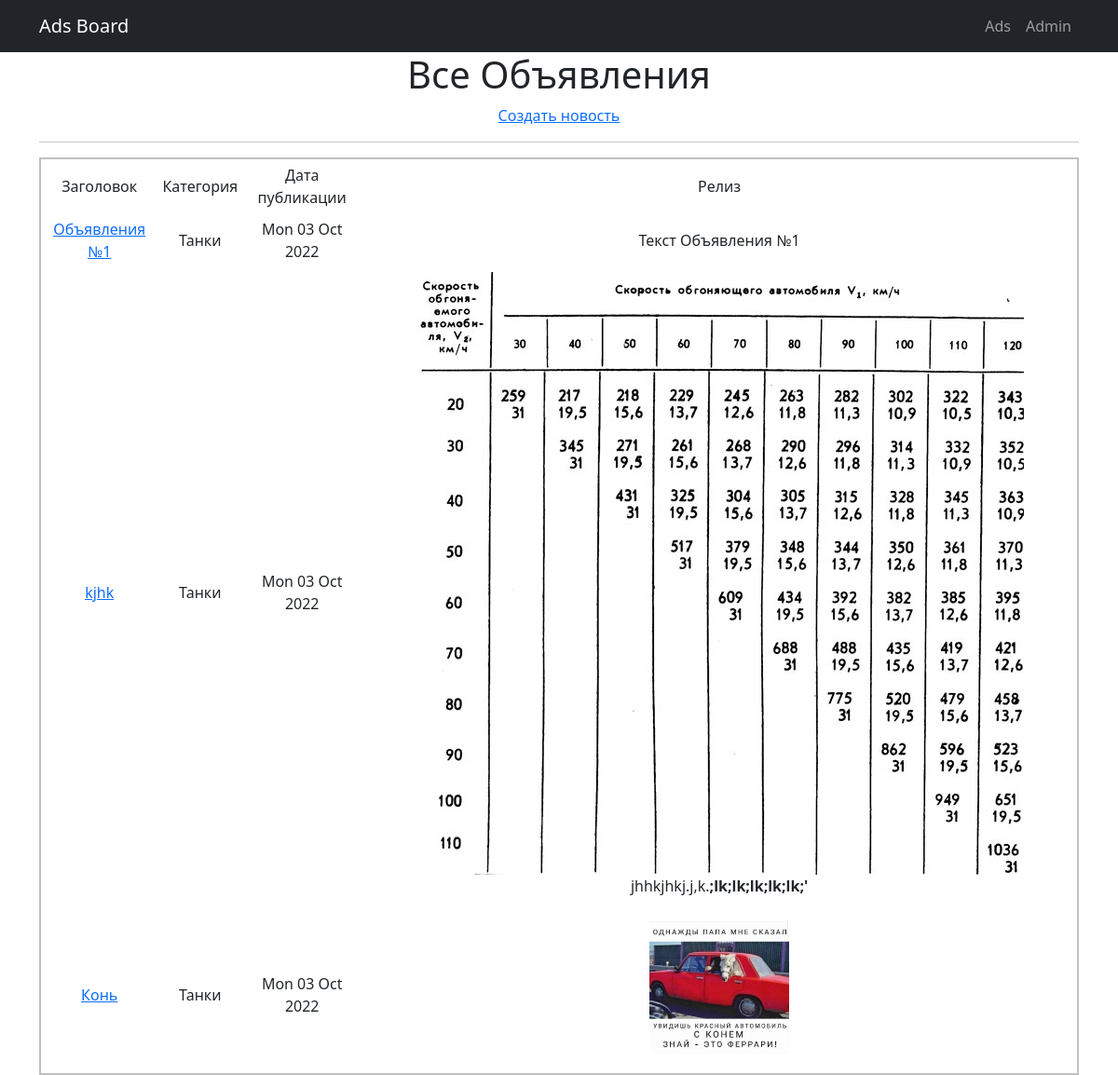
Page /ads/ on the earlier database version.
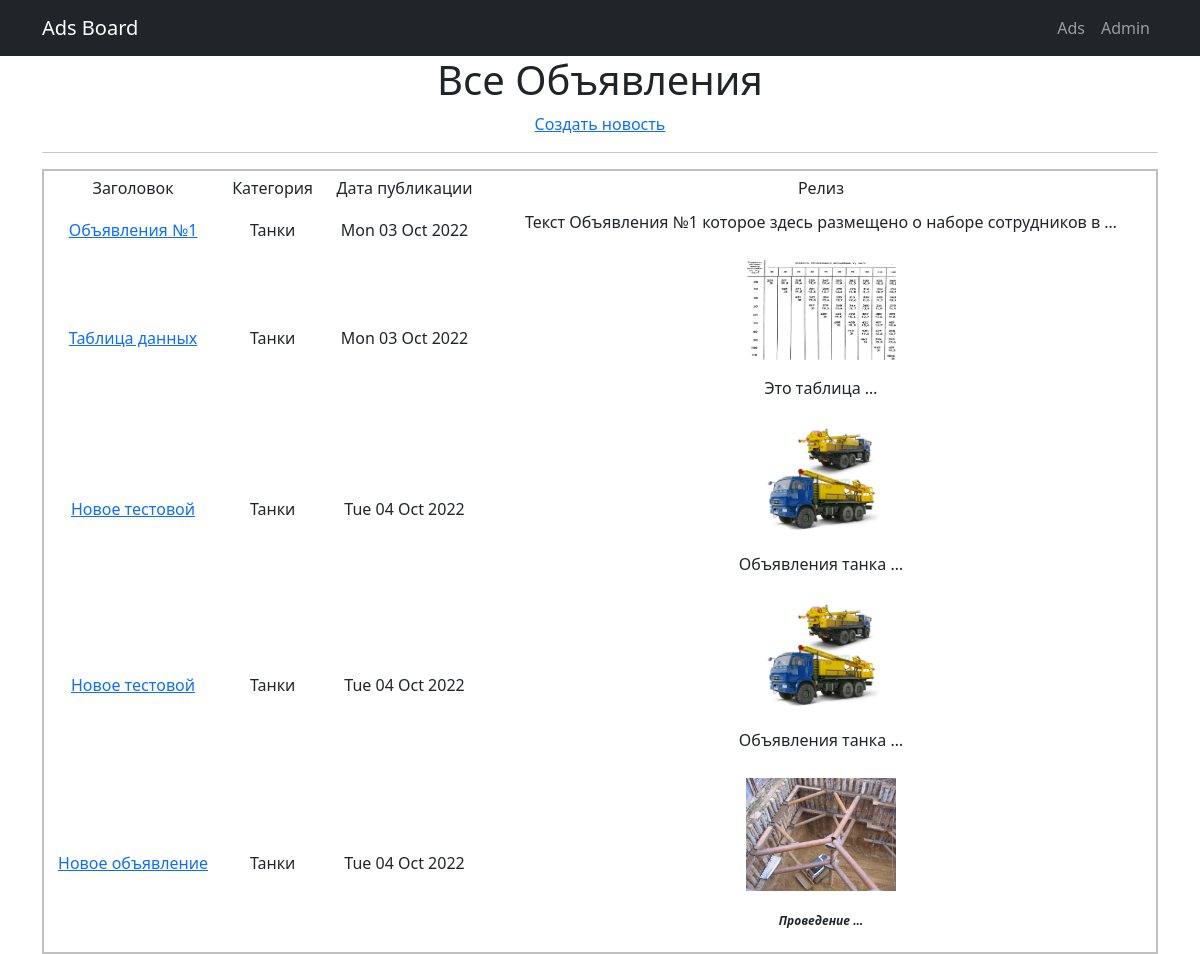
Same page on the later database version.
### ad_board/models.py (models this page shows, shortened)
class Ad(models.Model):
    author = models.ForeignKey(User, on_delete=models.CASCADE)              # поле автор со связью 1 to many c моделью User
    dateCreation = models.DateTimeField(auto_now_add=True)                  # поле даты создание с функцией автоматического добавления
    adsCategory = models.ForeignKey(Category, on_delete=models.CASCADE)     # поле автор со связью 1 to many c моделью Category
    title = models.CharField(max_length=128)                               # поле заголовок с ограничением 128 символов
    content = RichTextUploadingField(config_name='default')

class Category(models.Model):
    name = models.CharField(max_length=64, unique=True)
    def __str__(self):
        return self.name

### ad_board/views.py (the view)
# urls.py: path('', AdsList.as_view()),
class AdsList(ListView):
    model = Ad
    template_name = 'ad_list.html'
    context_object_name = 'ad_list'
    paginate_by = 10

### templates/ad_list.html (shortened to what this page needs)
{% extends 'flatpages/default.html' %}
{% block content %}
   <h1>Все Объявления </h1>
   <a href="create/">  Создать новость  </a>
   <hr>
   {% if ad_list %}
       <table align="center" cellpadding="5" bordercolor="silver" rules="cols"  border="2" width="100%">
           <tr >
               <td>Заголовок</td>
               <td>Категория</td>
               <td>Дата публикации</td>
               <td>Релиз</td>
           </tr>
           {% for ad in ad_list %}
           <tr>
               <td>
                   <a href="{{ad.id}}">{{ ad.title }}</a>
               </td>
               <td>{{ ad.adsCategory }}</td>
               <td>{{ ad.dateCreation|date:'D d M Y' }}</td>
               <td>{{ ad.content|truncatewords:10|safe }}</td>
           </tr>
           {% endfor %}
       </table>
   {% else %}
       <h2>Объявлений нет!</h2>
   {% endif %}
{% endblock content %}

### templates/flatpages/default.html (shortened to what this page needs)
<!DOCTYPE html>
<html lang="en">
    <head>
		{% load static %}
        <link href="{% static 'css/styles.css' %}" rel="stylesheet" />
    </head>
    <body>
        <nav class="navbar navbar-expand-lg navbar-dark bg-dark">
            <div class="container">
                <a class="navbar-brand" href="/">Ads Board</a>
                <div class="collapse navbar-collapse" id="navbarSupportedContent">
                    <ul class="navbar-nav ms-auto mb-2 mb-lg-0">
                        <li class="nav-item"><a class="nav-link" href="/ads/">Ads</a></li>
                        <li class="nav-item"><a class="nav-link" href="/admin">Admin</a></li>
                    </ul>
                </div>
            </div>
        </nav>
        <div class="container">
           <div class="row">
               <div class="col-lg-20 text-center">
                   {% block content %}{% endblock content %}
               </div>
           </div>
        </div>
    </body>
</html>

Differences in the rows shown:
removed Ad: title "Конь", adsCategory "Танки", dateCreation "Mon 03 Oct 2022", content (picture)
changed Ad "Объявления №1": content "Текст Объявления №1" → "Текст Объявления №1 которое здесь размещено о наборе сотрудников в …"
changed Ad: title "kjhk" → "Таблица данных"; content "jhhkjhkj.j,k. ;lk;lk;lk;lk;lk;'" → "Это таблица …"
added Ad: title "Новое тестовой", adsCategory "Танки", dateCreation "Tue 04 Oct 2022", content (picture), content "Объявления танка …"
added Ad: title "Новое тестовой", adsCategory "Танки", dateCreation "Tue 04 Oct 2022", content (picture), content "Объявления танка …"
added Ad: title "Новое объявление", adsCategory "Танки", dateCreation "Tue 04 Oct 2022", content (picture), content "Проведение …"
